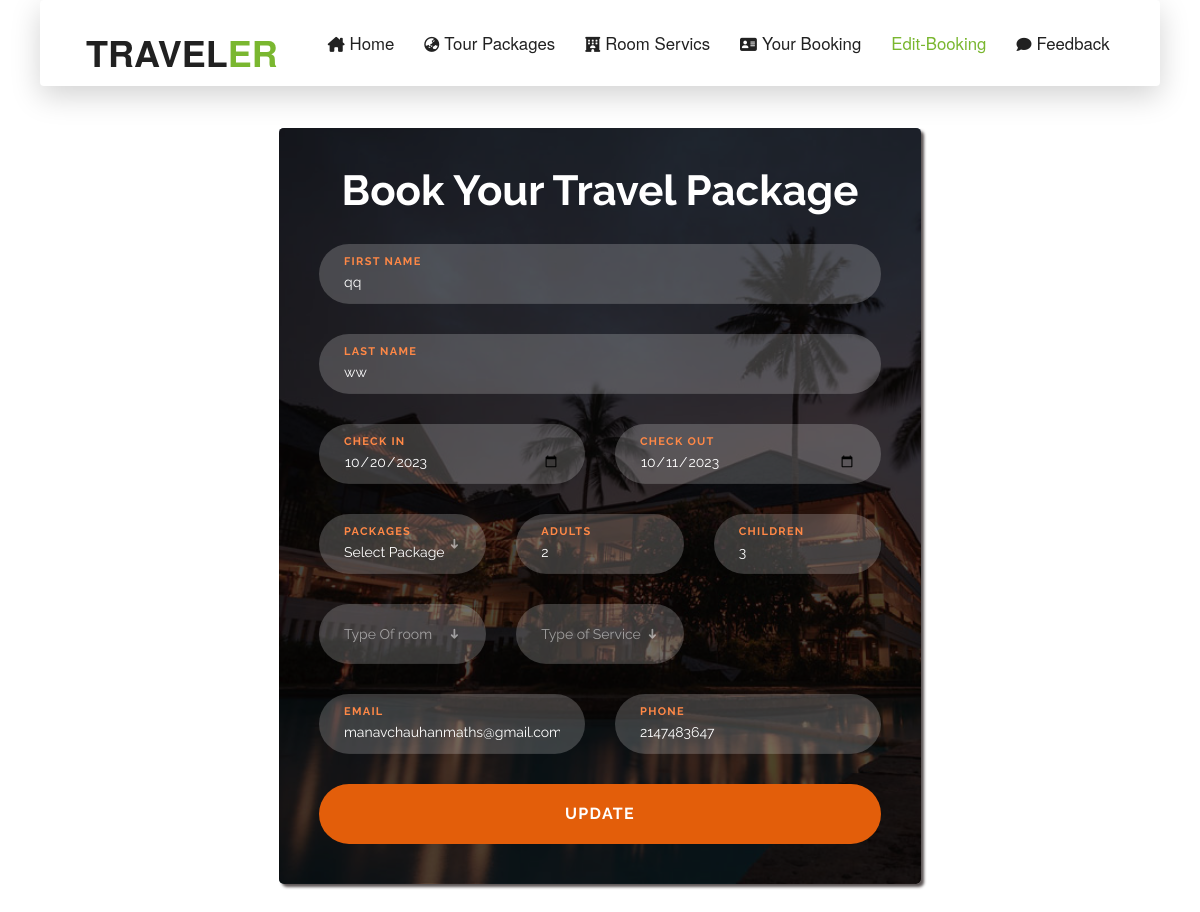
Page /edited-package-booking.php?p_id=6 on the committed database.
### tables this page shows
CREATE TABLE `package_booking` (
  `p_id` int(11) NOT NULL,
  `user_id` int(111) NOT NULL,
  `first_name` varchar(30) NOT NULL,
  `last_name` varchar(30) NOT NULL,
  `check_in` date NOT NULL,
  `check_out` date NOT NULL,
  `select_package` varchar(50) NOT NULL,
  `adults` int(30) NOT NULL,
  `child` int(30) NOT NULL,
  `room` varchar(300) NOT NULL,
  `service` varchar(111) NOT NULL,
  `email` varchar(30) NOT NULL,
  `mobile` int(50) NOT NULL
);

### edited-package-booking.php (the view, shortened to what this page needs)
<?php
include('connection.php');
?>
<!DOCTYPE html>
<html lang="en">
<head>
	<link href="https://cdnjs.cloudflare.com/ajax/libs/font-awesome/5.10.0/css/all.min.css" rel="stylesheet">
	<link href="lib/owlcarousel/assets/owl.carousel.min.css" rel="stylesheet">
	<link href="lib/tempusdominus/css/tempusdominus-bootstrap-4.min.css" rel="stylesheet" />
	<link href="css/style.css" rel="stylesheet">
	<link type="text/css" rel="stylesheet" href="css/bootstrap2.min.css" />
	<link type="text/css" rel="stylesheet" href="css/style3.css" />
</head>
<body>
	<div class="container-fluid position-relative nav-bar p-0">
		<div class="container-lg position-relative p-0 px-lg-3" style="z-index: 9;">
			<nav class="navbar navbar-expand-lg bg-light navbar-light shadow-lg py-3 py-lg-0 pl-3 pl-lg-5">
				<a href="user.php" class="navbar-brand">
					<h1 class="m-0 text-primary"><span class="text-dark">TRAVEL</span>ER</h1>
				</a>
				<div class="collapse navbar-collapse justify-content-between px-3" id="navbarCollapse">
					<div class="navbar-nav ml-auto py-0">
						<a href="user.php" class="nav-item nav-link" style="font-size:1.2em;"><i class="fa-solid fa-house-chimney" style="margin-right:5px;"></i>Home</a>
						<a href="package.php" class="nav-item nav-link" style="font-size:1.2em;"><i class="fa-solid fa-earth-asia" style="margin-right:5px;"></i>Tour Packages</a>
						<a href="Room-Details.php" class="nav-item nav-link" style="font-size:1.2em;"><i class="fa-solid fa-hotel" style="margin-right:5px;"></i>Room Servics</a>
						<a href="your-booking.php" class="nav-item nav-link" style="font-size:1.2em;"><i class="fa-solid fa-address-card" style="margin-right:5px;"></i>Your Booking</a>
						<a href="edited-package-booking.php" class="nav-item nav-link active" style="font-size:1.2em;">Edit-Booking</a>
						<a href="feedback.php" class="nav-item nav-link" style="font-size:1.2em;"><i class="fa-solid fa-comment" style="margin-right:5px;"></i>Feedback</a>
					</div>
				</div>
			</nav>
		</div>
	</div>
	<div id="booking" class="section" style="margin-bottom:65px;">
		<div class="section-center">
			<div class="container">
				<div class="row">
					<div class="booking-form">
						<div class="form-header">
							<h1>Book Your Travel Package</h1>
						</div>
						<?php
						if (isset($_GET['p_id'])) {
							$p_id = $_GET['p_id'];
							$query = "SELECT * FROM package_booking WHERE p_id='$p_id' LIMIT 1";
							$query_run = mysqli_query($conn, $query);
							if (mysqli_num_rows($query_run) > 0) {
								$row = mysqli_fetch_array($query_run);
						?>
								<form action="user_booking_edit.php" method="POST">
									<div class="form-group">
										<input name="name" class="form-control" type="text" value="<?= $row['first_name'] ?>" placeholder="Enter Your First Name">
										<span class="form-label">FIRST NAME</span>
									</div>
									<div class="form-group">
										<input name="lname" class="form-control" type="text" value="<?= $row['last_name'] ?>" placeholder="Enter Your Last Name">
										<span class="form-label">LAST NAME</span>
									</div>
									<div class="row">
										<div class="col-md-6">
											<div class="form-group">
												<input name="datei" class="form-control" type="date" value="<?= $row['check_in'] ?>" required>
												<span class="form-label">Check In</span>
											</div>
										</div>
										<div class="col-md-6">
											<div class="form-group">
												<input name="dateo" class="form-control" type="date" value="<?= $row['check_out'] ?>" required>
												<span class="form-label">Check out</span>
											</div>
										</div>
									</div>
									<div class="row">
										<div class="col-md-4">
											<div class="form-group">
												<select name="select_package" class="form-control" required>
													<option value="<?= $row['select_package'] ?>" selected hidden>Select Package</option>
												</select>
												<span class="select-arrow"></span>
												<span class="form-label">PACKAGES</span>
											</div>
										</div>
										<div class="col-md-4">
											<div class="form-group">
												<input name="adults" class="form-control" value="<?= $row['adults'] ?>" type="number" size="2" value="0" min="1" placeholder="No. of Adults">
												<span class="form-label">Adults</span>
											</div>
										</div>
										<div class="col-md-4">
											<div class="form-group">
												<input name="child" class="form-control" value="<?= $row['child'] ?>" type="number" size="2" value="0" min="0" placeholder="No. of Children">
												<span class="form-label">Children</span>
											</div>
										</div>
										<div class="col-md-4">
											<div class="form-group">
												<select name="room" class="form-control" required>
													<option value="" selected hidden>Type Of room</option>
												</select>
												<span class="select-arrow"></span>
											</div>
										</div>
										<div class="col-md-4">
											<div class="form-group">
												<select name="service" class="form-control" required>
													<option value="" selected hidden>Type of Service</option>
												</select>
												<span class="select-arrow"></span>
											</div>
										</div>
									</div>
									<div class="row">
										<div class="col-md-6">
											<div class="form-group">
												<input name="email" class="form-control" value="<?= $row['email'] ?>" type="email" placeholder="Enter your Email">
												<span class="form-label">Email</span>
											</div>
										</div>
										<div class="col-md-6">
											<div class="form-group">
												<input name="mobile" class="form-control" value="<?= $row['mobile'] ?>" type="tel" placeholder="Enter you Phone">
												<span class="form-label">Phone</span>
											</div>
										</div>
									</div>
									<div class="form-btn">
										<button name="submit" class="submit-btn">Update</button>
									</div>
								</form>
							<?php
							} else {
							?>
								<h4>No package found</h4>
						<?php
							}
						} else {
							echo '<h1 class="mb-20">please select package from Table</h1>';
						}
						?>
					</div>
				</div>
			</div>
		</div>
	</div>
</body>
</html>

### css/style3.css (style rules this page uses)
.section { position: relative; height: 100vh; }
.section .section-center { position: absolute; top: 50%; left: 0; right: 0; -webkit-transform: translateY(-50%); transform: translateY(-50%); }
#booking { font-family: 'Raleway', sans-serif; }
.booking-form { position: relative; max-width: 642px; width: 100%; margin: auto; padding: 40px; overflow: hidden; background-image: url('../img/background.jpg'); background-size: cover; border-radius: 5px; box-shadow: 3px 3px 3px rgb(92, 85, 85); z-index: 20; }
.booking-form::before { content: ''; position: absolute; left: 0; right: 0; bottom: 0; top: 0; background: rgba(0, 0, 0, 0.7); z-index: -1; }
.booking-form .form-header { text-align: center; position: relative; margin-bottom: 30px; }
.booking-form .form-header h1 { font-weight: 700; text-transform: capitalize; font-size: 42px; margin: 0px; color: #fff; }
.booking-form .form-group { position: relative; margin-bottom: 30px; }
.booking-form .form-control { background-color: rgba(255, 255, 255, 0.2); height: 60px; padding: 0px 25px; border: none; border-radius: 40px; color: #fff; -webkit-box-shadow: 0px 0px 0px 2px transparent; box-shadow: 0px 0px 0px 2px transparent; -webkit-transition: 0.2s; transition: 0.2s; }
.booking-form .form-control::placeholder { color: rgba(255, 255, 255, 0.5); }
.booking-form input[type="date"].form-control { padding-top: 16px; }
.booking-form input[type="date"].form-control+.form-label { opacity: 1; top: 10px; }
.booking-form select.form-control { -webkit-appearance: none; -moz-appearance: none; appearance: none; }
.booking-form select.form-control:invalid { color: rgba(255, 255, 255, 0.5); }
.booking-form select.form-control+.select-arrow { position: absolute; right: 15px; top: 50%; -webkit-transform: translateY(-50%); transform: translateY(-50%); width: 32px; line-height: 32px; height: 32px; text-align: center; pointer-events: none; color: rgba(255, 255, 255, 0.5); font-size: 14px; }
.booking-form select.form-control+.select-arrow:after { content: '\279C'; display: block; -webkit-transform: rotate(90deg); transform: rotate(90deg); }
.booking-form select.form-control option { color: #000; }
.booking-form .form-label { position: absolute; top: -10px; left: 25px; opacity: 0; color: #ff8846; font-size: 11px; font-weight: 700; text-transform: uppercase; letter-spacing: 1.3px; height: 15px; line-height: 15px; -webkit-transition: 0.2s all; transition: 0.2s all; }
.booking-form .form-group.input-not-empty .form-control { padding-top: 16px; }
.booking-form .form-group.input-not-empty .form-label { opacity: 1; top: 10px; }
.booking-form .submit-btn { color: #fff; background-color: #e35e0a; font-weight: 700; height: 60px; padding: 10px 30px; width: 100%; border-radius: 40px; border: none; text-transform: uppercase; font-size: 16px; letter-spacing: 1.3px; -webkit-transition: 0.2s all; transition: 0.2s all; }

### rows in the picture
package_booking: name "qq", lname "ww", datei "10/20/2023", dateo "10/11/2023", adults "2", child "3", email "manavchauhanmaths@gmail.com", mobile "2147483647"
